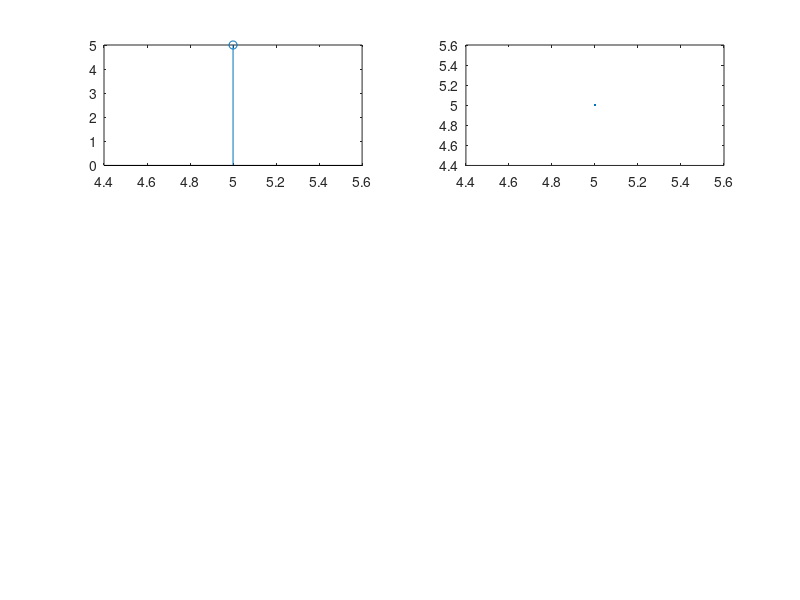

MATLAB code for this plot: (Note: this script raises an error after producing the figure.)
clc;
clear all;
close all;

x=input('enter the sequence :');
n=input('enter the time range :');

subplot(321)
stem(n,x);
subplot(322)
plot(n,x);

[ny,y]=dftseq(x,n);
[ny1,y1]=idftseq(y,ny);
subplot(323)
stem(ny,y);
subplot(324)
plot(ny,y);

subplot(325)
stem(ny1,y1);
subplot(326)
plot(ny1,y1);
